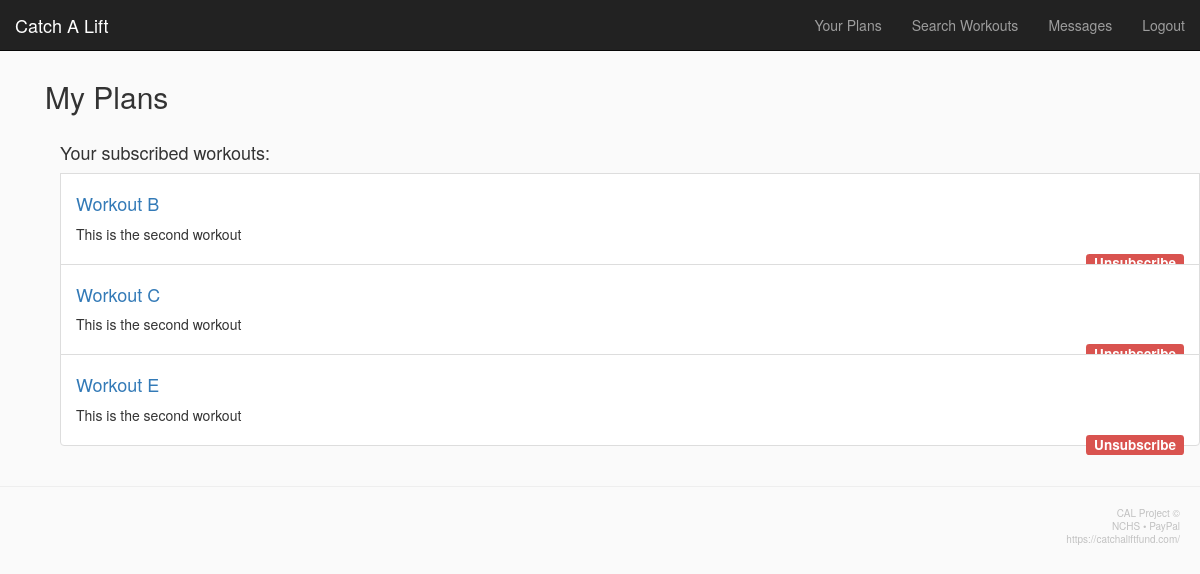
/plans/myplans (signed in), run on an earlier commit of the app's database.
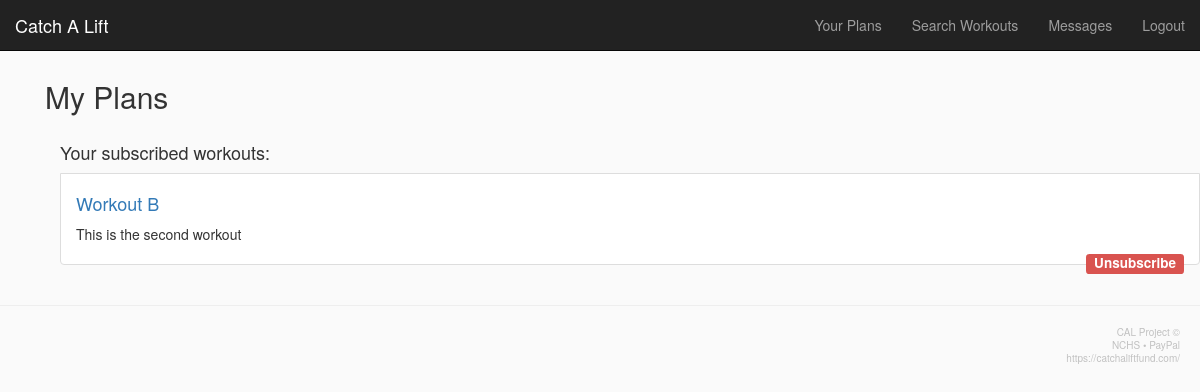
And on a later commit of the database.
### apps/workouts/models.py (models this page shows, shortened)
class Workout(models.Model):
    title = models.CharField(max_length=10, default='', unique=True) #Title of Workout
    description = models.CharField(max_length=100, default='') #General purpose of workout
    notes = models.TextField(max_length=300, default='') #Patterns of exercises, Additional references
    exercise = models.ManyToManyField(Exercise, default=DEFAULT_ID) #Exercise elements that makes this workout
    user = models.ManyToManyField(User, default=DEFAULT_ID) #Users who subscribe to this workout plan
    class Meta:
        verbose_name_plural = "Workouts"

### apps/workouts/views/search.py (the view)
def myplans(request):
    context = common(request)
    context['my_workouts'] = []
    workouts = Workout.objects.all()
    for workout in workouts:
        if request.user in workout.user.all():
            context['my_workouts'].append(workout)
    return render(request, 'index.html', context)

### apps/util.py (called while the page is built)
def common(request):
    context = dict()
    context['group'] = request.user.groups.all()[0].name
    context['page'] = request.path
    return context

### templates/index.html (shortened to what this page needs)
{% extends "base.html" %}
{% block content %}
<div>
	{% if group == "User" %}
		{% include 'user/user.html' %}
	{% elif group == "CALadmin" %}
		{% include 'admin/admin.html' %}
	{% elif group == "Coach" %}
		{% include 'coach/coach.html' %}
	{% else %}
		<p>This account is not registered into a group.</p>
	{% endif %}
</div>
{% endblock content %}

### templates/base.html (shortened to what this page needs)
{% load static %}
<!DOCTYPE html>
<html lang="en">
  <head>
        <link rel="stylesheet" href="{% static 'css/bootstrap.min.css' %}"/>
  </head>
  <body>
      {% block content %}{% endblock %}
      <hr>
      <div class="footer col-md-offset-5">
          <p class="signature">CAL Project &copy<br/>NCHS &bull; PayPal<br/>https://catchaliftfund.com/</p>
      </div>
  </body>
</html>

### templates/user/user.html
{% load static %}
<link rel="stylesheet" href="{% static 'css/simple-sidebar.css' %}">
{% include 'user/navbar.html' %}
<div class="container spaced spaced-user ">
{% if page == '/plans/search' %}
  {% include 'user/search.html' %}
{% elif page == '/plans/myplans' %}
  {% include 'user/myplans.html' %}
{% elif page == '/messaging/u' %}
  {% include 'user/conversations.html' %}
{% elif messaging %}
  {% include 'user/conversation.html' %}
{% elif view_workout %}
  {% include 'user/view-workout.html' %}
{% else %}
  {% include 'user/main.html' %}
{% endif %}
</div>

### templates/user/navbar.html (shortened to what this page needs)
<nav class="navbar navbar-inverse navbar-fixed-top">
  <div class="container-fluid">
    <div class="navbar-header">
      <a class="navbar-brand" href="{% url 'home:index' %}">Catch A Lift</a>
    </div>
    <div style="height: 1px;" aria-expanded="false" id="navbar" class="navbar-collapse collapse">
      <ul class="nav navbar-nav navbar-right">
        <li><a href="{% url 'plans:myplans' %}">Your Plans</a></li>
        <li><a href="{% url 'plans:search' %}">Search Workouts</a></li>
        <li><a href="{% url 'msg:uconvs' %}">Messages</a></li>
        <li><a href="{% url 'home:sign_out' %}">Logout</a></li>
      </ul>
    </div>
  </div>
</nav>

### templates/user/myplans.html
<div class="container spaced">
  <h2>My Plans</h2>
  <div class="container">
    <ul class="list-group spaced">
      <h4>Your subscribed workouts:</h4>
      {% for workout in my_workouts %}
        <li class="list-group-item">
          <a href="{% url 'plans:results' workout.id %}">
            <h4>{{ workout.title }}</h4>
          </a>
          <p>{{ workout.description }}</p>
          <h4>
            <a href="{% url 'plans:unsubscribe' workout.id %}">
              <span class="label label-danger pull-right">Unsubscribe</span>
            </a>
          </h4>
        </li>
      {% endfor %}
    </ul>
  </div>
</div>

### templates/base.html (style rules this page uses)
body { background-color: #FAFAFA; }
.signature { font-size: 10px; line-height: 13px; color: rgb(193,193,193); text-align: right; float: right; }
.footer { padding-right: 20px; }

### templates/index.html (style rules this page uses)
.spaced { margin-top:20px; }
.spaced-user { margin-top:40px; }

What changed in the data, as far as the page shows it:
removed Workout: title "Workout C", description "This is the second workout"
removed Workout: title "Workout E", description "This is the second workout"
